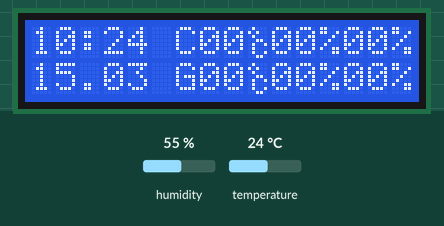
The sketch below on a simulated Arduino Uno, built with avr-gcc and run on an emulated ATmega328P. On the bench: 16×2 character LCD. The test bench sets the inputs (shaded band); at power-on: humidity 55 %, temperature 24 °C. The local clock reads 2024-03-15 10:24:30 at power-on unless the sketch sets it.

Above: at 5.3 s.
5.4 s: humidity set to 22 %
At 8.6 s:
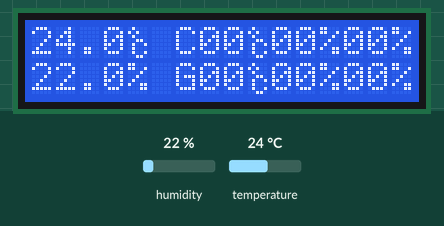
13.6 s: temperature set to 9 °C
At 17.5 s:
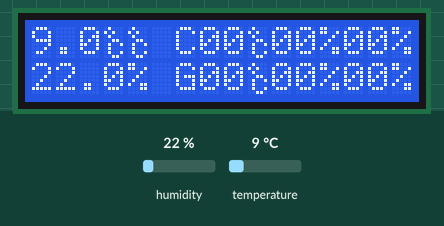
21.6 s: humidity set to 40 %
At 25.9 s:
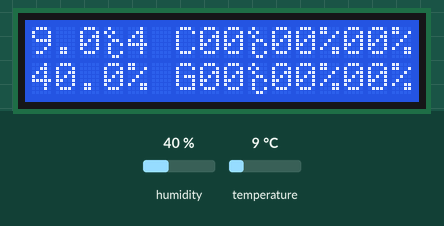
29.6 s: temperature set to 12 °C
At 33.2 s:
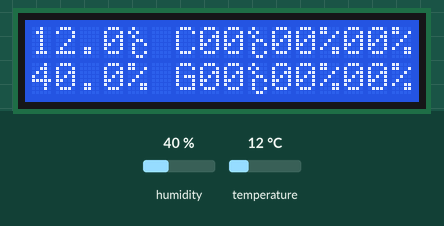
Timing chart, 0 to 34.7 s (numbered marks = the images above; inputs shaded):
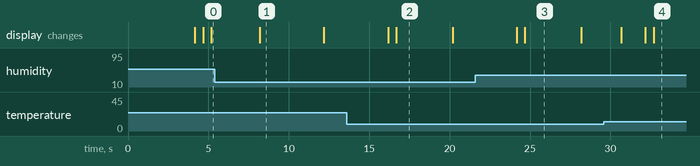

The sketch:

i14_HWMonitor_LCD_1602.ino
```cpp
//-----------------------------------------------------------------------
#include <Wire.h>               //http://arduino.cc/en/Reference/Wire (included with Arduino IDE)
#include "DHT.h"
#include <LiquidCrystal_I2C.h>  // библиотека дисплея
#include <DS3232RTC.h>          // http://github.com/JChristensen/DS3232RTC
#include <TimeLib.h>            // http://www.arduino.cc/playground/Code/Time
#include <TimerOne.h>           // библиотека таймера https://playground.arduino.cc/Code/Timer1
//-----------------------------------------------------------------------
#define DHTPIN 9                // what digital pin we're connected to
#define DHTTYPE DHT22           // DHT 22  (AM2302), AM2321
#define INT_PER 500000          // interrupt period in us
#define P1S   0        #define P2S   P1S  + 1 #define P4S   P2S  + 1 #define P8S   P4S  + 1
#define P16S  P8S  + 1 #define P32S  P16S + 1 #define P64S  P32S + 1 #define P128S P64S + 1

DHT dht(DHTPIN, DHTTYPE);
LiquidCrystal_I2C lcd(0x3f, 16, 2);

byte phase;
TimeElements tm;
float fTemperature, fHumidity;

char inData[82];       // массив входных значений (СИМВОЛЫ)
int PCdata[20];        // массив численных значений показаний с компьютера
int &tCPU = PCdata[0]; int &tGPU  = PCdata[1];
int &tMB  = PCdata[2]; int &tHDD  = PCdata[3];
int &uCPU = PCdata[4]; int &uGPU  = PCdata[5];
int &uRAM = PCdata[6]; int &uGRAM = PCdata[7];
byte index = 0;
String string_convert;
unsigned long ulTimeout;
boolean bReadDHT22, bReadTime, bUpdateDisplay, bTimeOut;
```

aSetupInterrupt.ino
```cpp
//-----------------------------------------------------------------------
void setup(void) {

  lcd.init();       // initialize the lcd
  lcd.backlight();
  lcd.clear();      // очистить дисплей
  showLogo();

  Timer1.initialize(INT_PER);         // initialize timer1, and set a 1/2 second period
  Timer1.attachInterrupt(interrupt);  // attaches callback() as a timer overflow interrupt

  Serial.begin(9600);
  dht.begin();

  setSyncProvider(RTC.get);   // the function to get the time from the RTC
//  setSyncInterval(3600);
//  if (timeStatus() != timeSet)
//    Serial.println("Unable to sync with the RTC");
//  else
//    Serial.println("RTC has set the system time");
}
//-----------------------------------------------------------------------
void loop(void) {
  UpdateData();
  show();
}
//-----------------------------------------------------------------------
void interrupt() {
  phase++;  // if (phase > 15) phase = 0;
  bReadTime = 1;
  bUpdateDisplay = 1;
  if (phase % 4 == 0) bReadDHT22 = 1;
//  Serial.print("Phase:");
//  Serial.print(phase);
//  Serial.print(" & 4:");
//  Serial.print(phase & 4);
//  Serial.print(" Phase:");
//  Serial.println(phase);
}
//-----------------------------------------------------------------------
```

dReadData.ino
```cpp
//-----------------------------------------------------------------------
void UpdateData() {
  if (bReadTime) UpdateTime();
  if (bReadDHT22) UpdateDHT22();
  if (Serial.available() > 0) parsing();
}
//-----------------------------------------------------------------------
void UpdateTime() {
  //  t = now();
  breakTime(now(), tm);
  bReadTime = 0;
}
//-----------------------------------------------------------------------
void UpdateDHT22() {
  fTemperature = dht.readTemperature();  // Read temperature as Celsius (the default)
  fHumidity = dht.readHumidity();
  bReadDHT22 = 0;
}
//-----------------------------------------------------------------------
void parsing() {
  //  while (Serial.available() > 0) {
  char aChar = Serial.read();
  if (aChar != 'E') {
    inData[index] = aChar;
    index++;
    inData[index] = '\0';
  } else {
    char *p = inData;
    char *str;
    index = 0;
    String value = "";
    while ((str = strtok_r(p, ";", &p)) != NULL) {
      string_convert = str;
      PCdata[index] = string_convert.toInt();
      index++;
    }
    index = 0;
    //bUpdateDisplay = 1;
  }
  ulTimeout = millis();
  bTimeOut = 1;
  //  } // refer to "while (Serial.available() > 0) {"
}
```

zShow.ino
```cpp
//-----------------------------------------------------------------------
void show() {
  if (bUpdateDisplay) {
    printLine1();
    printLine2();
    bUpdateDisplay = 0;
  }
}
//-----------------------------------------------------------------------
void printLine1() {
  lcd.setCursor(0, 0);
  if ((phase & 8) == 0) {
    printVal(tm.Hour, ':');
    printVal(tm.Minute, ' ');
  } else {
    lcd.print(fTemperature, 1);
    lcd.write(7);
  }
  lcd.setCursor(6, 0);
  printPC("C", tCPU, uCPU, uRAM);
}
//-----------------------------------------------------------------------
void printLine2() {
  lcd.setCursor(0, 1);
  if ((phase & 8) == 0) {
    printVal(tm.Day, '.');
    printVal(tm.Month, ' ');
  } else {
    lcd.print(fHumidity, 1);
    lcd.write('%');
  }
  lcd.setCursor(6, 1);
  printPC("G", tGPU, uGPU, uGRAM);
}
//-----------------------------------------------------------------------
void printVal(int val, char sign) {
  if (val > 99) val = 99;
  if (val < 10) lcd.write('0');
  lcd.print(val);
  lcd.write(sign);
}
//-----------------------------------------------------------------------
void printPC(String name, int temperature, int duty, int ram) {
  lcd.print(name);
  printVal(temperature, 7);
  printVal(duty, '%');
  printVal(ram, '%');
}
//-----------------------------------------------------------------------
byte char01[8] = {0b00011, 0b00110, 0b01110, 0b11111, 0b11011, 0b11001, 0b00000, 0b00000};  // стартовый
byte char02[8] = {0b10000, 0b00001, 0b00001, 0b00001, 0b00000, 0b10001, 0b11011, 0b11111};  // логотип
byte char03[8] = {0b11100, 0b11000, 0b10001, 0b11011, 0b11111, 0b11100, 0b00000, 0b00000};  // AlexGyver
byte char04[8] = {0b00000, 0b00001, 0b00011, 0b00111, 0b01101, 0b00111, 0b00010, 0b00000};  //
byte char05[8] = {0b11111, 0b11111, 0b11011, 0b10001, 0b00000, 0b00000, 0b00000, 0b00000};  //
byte char06[8] = {0b00000, 0b10000, 0b11000, 0b11100, 0b11110, 0b11100, 0b01000, 0b00000};  //
byte char07[8] = {0b01000, 0b10100, 0b01000, 0b00110, 0b01001, 0b01000, 0b01001, 0b00110};  // значок градуса
//-----------------------------------------------------------------------
char logo0[4] = {1, 2, 3};
char logo1[4] = {4, 5, 6};
//-----------------------------------------------------------------------
void showLogo() {
  lcd.createChar(1, char01);
  lcd.createChar(2, char02);
  lcd.createChar(3, char03);
  lcd.createChar(4, char04);
  lcd.createChar(5, char05);
  lcd.createChar(6, char06);
  lcd.createChar(7, char07);

  lcd.setCursor(0, 0);
  lcd.print(logo0);
  lcd.print(" AlexGyver");
  lcd.setCursor(0, 1);
  lcd.print(logo1);
  lcd.print(" Technologies");
  delay(4000);
  lcd.clear();                  // очистить дисплей
}
//-----------------------------------------------------------------------
```

Measured:
- after the input at 5.4 s, the display: changes after 2.8 s (image 1)
- after the input at 13.6 s, the display: first differs from a run without the input after 3.1 s (image 2)
- after the input at 21.6 s, the display: first differs from a run without the input after 3.1 s (image 3)
- what the display in image 1 shows lasts 4.0 s, from 8.2 s to 12.2 s
- what the display in image 2 shows lasts 3.5 s, from 16.7 s to 20.2 s
